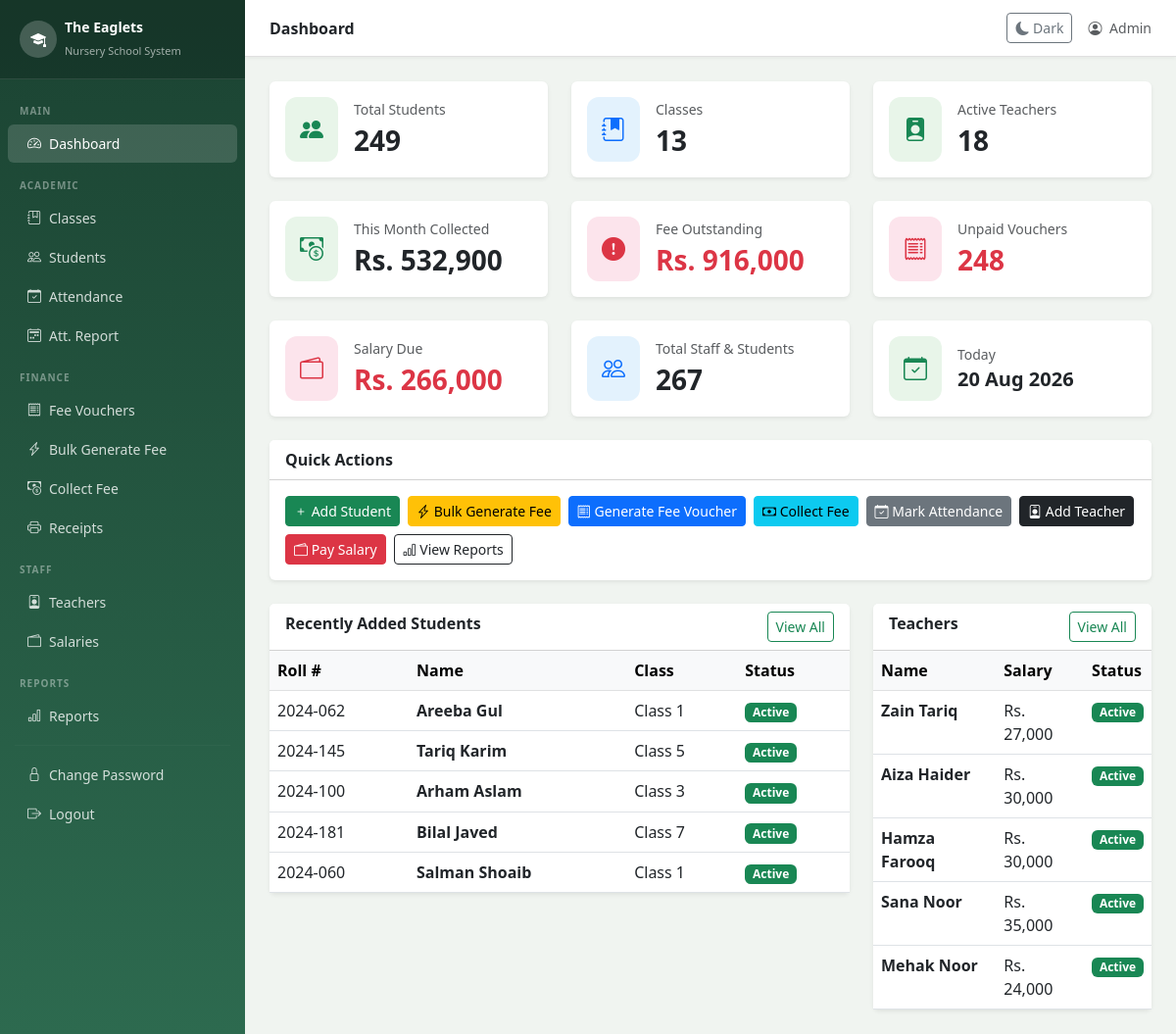
/dashboard.php (signed in), run on the app's committed database.
### tables this page shows
CREATE TABLE students (
    id INT AUTO_INCREMENT PRIMARY KEY,
    roll_no VARCHAR(20) UNIQUE,
    full_name VARCHAR(150) NOT NULL,
    father_name VARCHAR(150),
    phone VARCHAR(20),
    address TEXT,
    date_of_birth DATE,
    gender ENUM('male','female') DEFAULT 'male',
    class_id INT,
    admission_date DATE,
    status ENUM('active','inactive') DEFAULT 'active',
    advance_balance DECIMAL(10,2) DEFAULT 0.00,
    FOREIGN KEY (class_id) REFERENCES classes(id)
);

CREATE TABLE classes (
    id INT AUTO_INCREMENT PRIMARY KEY,
    name VARCHAR(50) UNIQUE NOT NULL,
    monthly_fee DECIMAL(10,2) DEFAULT 0,
    deleted TINYINT(1) DEFAULT 0,
    created_at TIMESTAMP DEFAULT CURRENT_TIMESTAMP
);

CREATE TABLE teachers (
    id INT AUTO_INCREMENT PRIMARY KEY,
    full_name VARCHAR(150) NOT NULL,
    phone VARCHAR(20),
    email VARCHAR(100),
    cnic VARCHAR(20),
    address TEXT,
    joining_date DATE,
    monthly_salary DECIMAL(10,2) DEFAULT 0,
    status ENUM('active','inactive') DEFAULT 'active',
    created_at TIMESTAMP DEFAULT CURRENT_TIMESTAMP
);

### dashboard.php (the view, shortened to what this page needs)
<?php
require_once 'includes/header.php';
$total_students  = mysqli_fetch_assoc(mysqli_query($conn, "SELECT COUNT(*) AS c FROM students WHERE status='active'"))['c'];
$total_classes   = mysqli_fetch_assoc(mysqli_query($conn, "SELECT COUNT(*) AS c FROM classes WHERE deleted=0"))['c'];
$total_due       = mysqli_fetch_assoc(mysqli_query($conn, "SELECT SUM(total_amount - paid_amount) AS c FROM fee_vouchers WHERE status != 'paid'"))['c'];
$month_collected = mysqli_fetch_assoc(mysqli_query($conn, "SELECT SUM(amount_paid) AS c FROM fee_payments WHERE MONTH(payment_date)=MONTH(NOW()) AND YEAR(payment_date)=YEAR(NOW())"))['c'];
$unpaid_count    = mysqli_fetch_assoc(mysqli_query($conn, "SELECT COUNT(*) AS c FROM fee_vouchers WHERE status='unpaid'"))['c'];
$total_teachers  = mysqli_fetch_assoc(mysqli_query($conn, "SELECT COUNT(*) AS c FROM teachers WHERE status='active'"))['c'];
$salary_due      = mysqli_fetch_assoc(mysqli_query($conn, "SELECT SUM(remaining) AS c FROM salary_payments WHERE status != 'paid'"))['c'];
?>
<div class="row g-4 mb-4">
    <div class="col-md-4">
        <div class="card border-0 shadow-sm">
            <div class="card-body d-flex align-items-center gap-3">
                <div style="background:#e8f5e9; padding:15px; border-radius:12px;">
                    <i class="bi bi-people-fill text-success fs-4"></i>
                </div>
                <div>
                    <div class="text-muted small">Total Students</div>
                    <div class="fs-3 fw-bold"><?= $total_students ?></div>
                </div>
            </div>
        </div>
    </div>
    <div class="col-md-4">
        <div class="card border-0 shadow-sm">
            <div class="card-body d-flex align-items-center gap-3">
                <div style="background:#e3f2fd; padding:15px; border-radius:12px;">
                    <i class="bi bi-journal-bookmark-fill text-primary fs-4"></i>
                </div>
                <div>
                    <div class="text-muted small">Classes</div>
                    <div class="fs-3 fw-bold"><?= $total_classes ?></div>
                </div>
            </div>
        </div>
    </div>
    <div class="col-md-4">
        <div class="card border-0 shadow-sm">
            <div class="card-body d-flex align-items-center gap-3">
                <div style="background:#e8f5e9; padding:15px; border-radius:12px;">
                    <i class="bi bi-person-badge-fill text-success fs-4"></i>
                </div>
                <div>
                    <div class="text-muted small">Active Teachers</div>
                    <div class="fs-3 fw-bold"><?= $total_teachers ?></div>
                </div>
            </div>
        </div>
    </div>
</div>
<div class="row g-4 mb-4">
    <div class="col-md-4">
        <div class="card border-0 shadow-sm">
            <div class="card-body d-flex align-items-center gap-3">
                <div style="background:#e8f5e9; padding:15px; border-radius:12px;">
                    <i class="bi bi-cash-coin text-success fs-4"></i>
                </div>
                <div>
                    <div class="text-muted small">This Month Collected</div>
                    <div class="fs-3 fw-bold">
                        Rs. <?= number_format($month_collected ?? 0, 0) ?>
                    </div>
                </div>
            </div>
        </div>
    </div>
    <div class="col-md-4">
        <div class="card border-0 shadow-sm">
            <div class="card-body d-flex align-items-center gap-3">
                <div style="background:#fce4ec; padding:15px; border-radius:12px;">
                    <i class="bi bi-exclamation-circle-fill text-danger fs-4"></i>
                </div>
                <div>
                    <div class="text-muted small">Fee Outstanding</div>
                    <div class="fs-3 fw-bold text-danger">
                        Rs. <?= number_format($total_due ?? 0, 0) ?>
                    </div>
                </div>
            </div>
        </div>
    </div>
    <div class="col-md-4">
        <div class="card border-0 shadow-sm">
            <div class="card-body d-flex align-items-center gap-3">
                <div style="background:#fce4ec; padding:15px; border-radius:12px;">
                    <i class="bi bi-receipt text-danger fs-4"></i>
                </div>
                <div>
                    <div class="text-muted small">Unpaid Vouchers</div>
                    <div class="fs-3 fw-bold text-danger"><?= $unpaid_count ?></div>
                </div>
            </div>
        </div>
    </div>
</div>
<div class="row g-4 mb-4">
    <div class="col-md-4">
        <div class="card border-0 shadow-sm">
            <div class="card-body d-flex align-items-center gap-3">
                <div style="background:#fce4ec; padding:15px; border-radius:12px;">
                    <i class="bi bi-wallet2 text-danger fs-4"></i>
                </div>
                <div>
                    <div class="text-muted small">Salary Due</div>
                    <div class="fs-3 fw-bold text-danger">
                        Rs. <?= number_format($salary_due ?? 0, 0) ?>
                    </div>
                </div>
            </div>
        </div>
    </div>
    <div class="col-md-4">
        <div class="card border-0 shadow-sm">
            <div class="card-body d-flex align-items-center gap-3">
                <div style="background:#e3f2fd; padding:15px; border-radius:12px;">
                    <i class="bi bi-people text-primary fs-4"></i>
                </div>
                <div>
                    <div class="text-muted small">Total Staff & Students</div>
                    <div class="fs-3 fw-bold">
                        <?= $total_teachers + $total_students ?>
                    </div>
                </div>
            </div>
        </div>
    </div>
    <div class="col-md-4">
        <div class="card border-0 shadow-sm">
            <div class="card-body d-flex align-items-center gap-3">
                <div style="background:#e8f5e9; padding:15px; border-radius:12px;">
                    <i class="bi bi-calendar-check text-success fs-4"></i>
                </div>
                <div>
                    <div class="text-muted small">Today</div>
                    <div class="fs-5 fw-bold"><?= date('d M Y') ?></div>
                </div>
            </div>
        </div>
    </div>
</div>
<div class="card border-0 shadow-sm mb-4">
    <div class="card-header bg-white fw-bold">Quick Actions</div>
    <div class="card-body d-flex flex-wrap gap-2">
        <a href="/04. eaglets_school/students/add.php"
           class="btn btn-sm btn-success">
            <i class="bi bi-plus"></i> Add Student
        </a>
        <a href="/04. eaglets_school/fees/bulk_generate.php"
           class="btn btn-sm btn-warning">
            <i class="bi bi-lightning-charge"></i> Bulk Generate Fee
        </a>
        <a href="/04. eaglets_school/fees/generate.php"
           class="btn btn-sm btn-primary">
            <i class="bi bi-receipt"></i> Generate Fee Voucher
        </a>
        <a href="/04. eaglets_school/fees/collect.php"
           class="btn btn-sm btn-info">
            <i class="bi bi-cash"></i> Collect Fee
        </a>
        <a href="/04. eaglets_school/attendance/index.php"
           class="btn btn-sm btn-secondary">
            <i class="bi bi-calendar-check"></i> Mark Attendance
        </a>
        <a href="/04. eaglets_school/teachers/add.php"
           class="btn btn-sm btn-dark">
            <i class="bi bi-person-badge"></i> Add Teacher
        </a>
        <a href="/04. eaglets_school/salary/pay.php"
           class="btn btn-sm btn-danger">
            <i class="bi bi-wallet2"></i> Pay Salary
        </a>
        <a href="/04. eaglets_school/reports/index.php"
           class="btn btn-sm btn-outline-dark">
            <i class="bi bi-bar-chart"></i> View Reports
        </a>
    </div>
</div>
<div class="row g-4">
    <div class="col-md-8">
        <div class="card border-0 shadow-sm">
            <div class="card-header bg-white fw-bold d-flex justify-content-between">
                <span>Recently Added Students</span>
                <a href="/04. eaglets_school/students/index.php"
                   class="btn btn-sm btn-outline-success">View All</a>
            </div>
            <div class="card-body p-0">
                <table class="table table-hover mb-0">
                    <thead class="table-light">
                        <tr>
                            <th>Roll #</th><th>Name</th>
                            <th>Class</th><th>Status</th>
                        </tr>
                    </thead>
                    <tbody>
                    <?php
                    $recent = mysqli_query($conn, "
                        SELECT s.*, c.name AS class_name
                        FROM students s
                        JOIN classes c ON s.class_id = c.id
                        ORDER BY s.admission_date DESC LIMIT 5
                    ");
                    while ($r = mysqli_fetch_assoc($recent)):
                    ?>
                        <tr>
                            <td><?= htmlspecialchars($r['roll_no']) ?></td>
                            <td>
                                <strong><?= htmlspecialchars($r['full_name']) ?></strong>
                            </td>
                            <td><?= htmlspecialchars($r['class_name']) ?></td>
                            <td>
                                <span class="badge bg-<?= $r['status']==='active'?'success':'secondary' ?>">
                                    <?= ucfirst($r['status']) ?>
                                </span>
                            </td>
                        </tr>
                    <?php endwhile; ?>
                    </tbody>
                </table>
            </div>
        </div>
    </div>
    <div class="col-md-4">
        <div class="card border-0 shadow-sm">
            <div class="card-header bg-white fw-bold d-flex justify-content-between">
                <span>Teachers</span>
                <a href="/04. eaglets_school/teachers/index.php"
                   class="btn btn-sm btn-outline-success">View All</a>
            </div>
            <div class="card-body p-0">
                <table class="table table-hover mb-0">
                    <thead class="table-light">
                        <tr><th>Name</th><th>Salary</th><th>Status</th></tr>
                    </thead>
                    <tbody>
                    <?php
                    $recent_teachers = mysqli_query($conn,
                        "SELECT * FROM teachers ORDER BY created_at DESC LIMIT 5"
                    );
                    while ($t = mysqli_fetch_assoc($recent_teachers)):
                    ?>
                        <tr>
                            <td>
                                <strong><?= htmlspecialchars($t['full_name']) ?></strong>
                            </td>
                            <td>Rs. <?= number_format($t['monthly_salary'], 0) ?></td>
                            <td>
                                <span class="badge bg-<?= $t['status']==='active'?'success':'secondary' ?>">
                                    <?= ucfirst($t['status']) ?>
                                </span>
                            </td>
                        </tr>
                    <?php endwhile; ?>
                    </tbody>
                </table>
            </div>
        </div>
    </div>
</div>
<?php require_once 'includes/footer.php'; ?>

### data on the page
students: roll_no "2024-062", full_name "Areeba Gul", class.name "Class 1", status "Active"
students: roll_no "2024-145", full_name "Tariq Karim", class.name "Class 5", status "Active"
students: roll_no "2024-100", full_name "Arham Aslam", class.name "Class 3", status "Active"
students: roll_no "2024-181", full_name "Bilal Javed", class.name "Class 7", status "Active"
students: roll_no "2024-060", full_name "Salman Shoaib", class.name "Class 1", status "Active"
teachers: full_name "Zain Tariq", monthly_salary "27,000", status "Active"
teachers: full_name "Aiza Haider", monthly_salary "30,000", status "Active"
teachers: full_name "Hamza Farooq", monthly_salary "30,000", status "Active"
teachers: full_name "Sana Noor", monthly_salary "35,000", status "Active"
teachers: full_name "Mehak Noor", monthly_salary "24,000", status "Active"

### other printed values
$pageTitle "Dashboard"
$_SESSION['full_name'] "Admin"
$total_students "249"
$total_classes "13"
$total_teachers "18"
$month_collected "532,900"
$total_due "916,000"
$unpaid_count "248"
$salary_due "266,000"
$total_teachers + $total_students "267"
